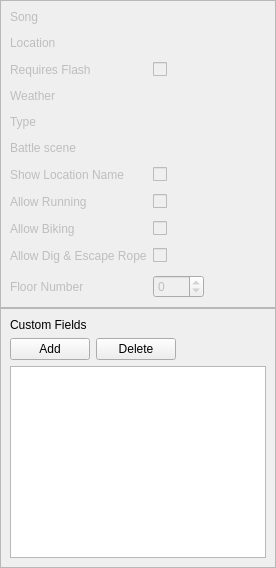
          <widget class="QWidget" name="tab_Attributes">
           <layout class="QVBoxLayout" name="gridLayout_Attributes">
            <property name="spacing">
             <number>0</number>
            </property>
            <property name="leftMargin">
             <number>0</number>
            </property>
            <property name="topMargin">
             <number>0</number>
            </property>
            <property name="rightMargin">
             <number>0</number>
            </property>
            <property name="bottomMargin">
             <number>0</number>
            </property>
            <item>
             <widget class="QFrame" name="frame_3">
              <property name="enabled">
               <bool>false</bool>
              </property>
              <property name="sizePolicy">
               <sizepolicy hsizetype="Preferred" vsizetype="Preferred">
                <horstretch>0</horstretch>
                <verstretch>0</verstretch>
               </sizepolicy>
              </property>
              <property name="frameShape">
               <enum>QFrame::StyledPanel</enum>
              </property>
              <property name="frameShadow">
               <enum>QFrame::Raised</enum>
              </property>
              <layout class="QFormLayout" name="formLayout_2">
               <property name="fieldGrowthPolicy">
                <enum>QFormLayout::FieldsStayAtSizeHint</enum>
               </property>
               <property name="verticalSpacing">
                <number>12</number>
               </property>
               <property name="bottomMargin">
                <number>9</number>
               </property>
               <item row="0" column="0">
                <widget class="QLabel" name="label_3">
                 <property name="text">
                  <string>Song</string>
                 </property>
                </widget>
               </item>
               <item row="0" column="1">
                <widget class="NoScrollComboBox" name="comboBox_Song" native="true">
                 <property name="toolTip">
                  <string>&lt;html&gt;&lt;head/&gt;&lt;body&gt;&lt;p&gt;The default background music for this map.&lt;/p&gt;&lt;/body&gt;&lt;/html&gt;</string>
                 </property>
                 <property name="editable" stdset="0">
                  <bool>true</bool>
                 </property>
                </widget>
               </item>
               <item row="1" column="0">
                <widget class="QLabel" name="label_4">
                 <property name="text">
                  <string>Location</string>
                 </property>
                </widget>
               </item>
               <item row="1" column="1">
                <widget class="NoScrollComboBox" name="comboBox_Location" native="true">
                 <property name="toolTip">
                  <string>&lt;html&gt;&lt;head/&gt;&lt;body&gt;&lt;p&gt;The section of the region map which the map is grouped under. This also determines the name of the map that is display when the player enters it.&lt;/p&gt;&lt;/body&gt;&lt;/html&gt;</string>
                 </property>
                 <property name="editable" stdset="0">
                  <bool>true</bool>
                 </property>
                </widget>
               </item>
               <item row="2" column="0">
                <widget class="QLabel" name="label_5">
                 <property name="text">
                  <string>Requires Flash</string>
                 </property>
                </widget>
               </item>
               <item row="2" column="1">
                <widget class="QCheckBox" name="checkBox_Visibility">
                 <property name="toolTip">
                  <string>&lt;html&gt;&lt;head/&gt;&lt;body&gt;&lt;p&gt;Whether or not the map is dark and requires Flash to illuminate.&lt;/p&gt;&lt;/body&gt;&lt;/html&gt;</string>
                 </property>
                 <property name="text">
                  <string/>
                 </property>
                </widget>
               </item>
               <item row="3" column="0">
                <widget class="QLabel" name="label_6">
                 <property name="text">
                  <string>Weather</string>
                 </property>
                </widget>
               </item>
               <item row="3" column="1">
                <widget class="NoScrollComboBox" name="comboBox_Weather" native="true">
                 <property name="toolTip">
                  <string>&lt;html&gt;&lt;head/&gt;&lt;body&gt;&lt;p&gt;The default weather for this map.&lt;/p&gt;&lt;/body&gt;&lt;/html&gt;</string>
                 </property>
                 <property name="editable" stdset="0">
                  <bool>true</bool>
                 </property>
                </widget>
               </item>
               <item row="4" column="0">
                <widget class="QLabel" name="label_7">
                 <property name="text">
                  <string>Type</string>
                 </property>
                </widget>
               </item>
               <item row="4" column="1">
                <widget class="NoScrollComboBox" name="comboBox_Type" native="true">
                 <property name="toolTip">
                  <string>&lt;html&gt;&lt;head/&gt;&lt;body&gt;&lt;p&gt;The map type is a general attribute, which is used for many different things. For example. it determines whether biking or running is allowed.&lt;/p&gt;&lt;/body&gt;&lt;/html&gt;</string>
                 </property>
                 <property name="editable" stdset="0">
                  <bool>true</bool>
                 </property>
                </widget>
               </item>
               <item row="6" column="0">
                <widget class="QLabel" name="label_9">
                 <property name="text">
                  <string>Battle scene</string>
                 </property>
                </widget>
               </item>
               <item row="6" column="1">
                <widget class="NoScrollComboBox" name="comboBox_BattleScene" native="true">
                 <property name="toolTip">
                  <string>&lt;html&gt;&lt;head/&gt;&lt;body&gt;&lt;p&gt;Determines the type of battle scene graphics to use.&lt;/p&gt;&lt;/body&gt;&lt;/html&gt;</string>
                 </property>
                 <property name="editable" stdset="0">
                  <bool>true</bool>
                 </property>
                </widget>
               </item>
               <item row="7" column="0">
                <widget class="QLabel" name="label_8">
                 <property name="text">
                  <string>Show Location Name</string>
                 </property>
                </widget>
               </item>
               <item row="7" column="1">
                <widget class="QCheckBox" name="checkBox_ShowLocation">
                 <property name="toolTip">
                  <string>&lt;html&gt;&lt;head/&gt;&lt;body&gt;&lt;p&gt;Whether or not to display the location name when the player enters the map.&lt;/p&gt;&lt;/body&gt;&lt;/html&gt;</string>
                 </property>
                 <property name="text">
                  <string/>
                 </property>
                </widget>
               </item>
               <item row="8" column="0">
                <widget class="QLabel" name="label_AllowRunning">
                 <property name="text">
                  <string>Allow Running</string>
                 </property>
                </widget>
               </item>
               <item row="8" column="1">
                <widget class="QCheckBox" name="checkBox_AllowRunning">
                 <property name="toolTip">
                  <string>&lt;html&gt;&lt;head/&gt;&lt;body&gt;&lt;p&gt;Allows the player to use Running Shoes&lt;/p&gt;&lt;/body&gt;&lt;/html&gt;</string>
                 </property>
                 <property name="text">
                  <string/>
                 </property>
                </widget>
               </item>
               <item row="9" column="0">
                <widget class="QLabel" name="label_AllowBiking">
                 <property name="text">
                  <string>Allow Biking</string>
                 </property>
                </widget>
               </item>
               <item row="9" column="1">
                <widget class="QCheckBox" name="checkBox_AllowBiking">
                 <property name="toolTip">
                  <string>&lt;html&gt;&lt;head/&gt;&lt;body&gt;&lt;p&gt;Allows the player to use a Bike&lt;/p&gt;&lt;/body&gt;&lt;/html&gt;</string>
                 </property>
                 <property name="text">
                  <string/>
                 </property>
                </widget>
               </item>
               <item row="10" column="0">
                <widget class="QLabel" name="label_AllowEscapeRope">
                 <property name="text">
                  <string>Allow Dig &amp; Escape Rope</string>
                 </property>
                </widget>
               </item>
               <item row="10" column="1">
                <widget class="QCheckBox" name="checkBox_AllowEscapeRope">
                 <property name="toolTip">
                  <string>&lt;html&gt;&lt;head/&gt;&lt;body&gt;&lt;p&gt;Allows the player to use Dig or Escape Rope&lt;/p&gt;&lt;/body&gt;&lt;/html&gt;</string>
                 </property>
                 <property name="text">
                  <string/>
                 </property>
                </widget>
               </item>
               <item row="11" column="0">
                <widget class="QLabel" name="label_FloorNumber">
                 <property name="text">
                  <string>Floor Number</string>
                 </property>
                </widget>
               </item>
               <item row="11" column="1">
                <widget class="QSpinBox" name="spinBox_FloorNumber">
                 <property name="toolTip">
                  <string>&lt;html&gt;&lt;head/&gt;&lt;body&gt;&lt;p&gt;Floor number to be used for maps with elevators.&lt;/p&gt;&lt;/body&gt;&lt;/html&gt;</string>
                 </property>
                 <property name="minimum">
                  <number>-128</number>
                 </property>
                 <property name="maximum">
                  <number>127</number>
                 </property>
                </widget>
               </item>
              </layout>
             </widget>
            </item>
            <item>
             <widget class="QFrame" name="frame_keyValue">
              <property name="frameShape">
               <enum>QFrame::StyledPanel</enum>
              </property>
              <property name="frameShadow">
               <enum>QFrame::Raised</enum>
              </property>
              <layout class="QVBoxLayout" name="verticalLayout_10">
               <item>
                <widget class="QLabel" name="label_2">
                 <property name="text">
                  <string>Custom Fields</string>
                 </property>
                </widget>
               </item>
               <item>
                <widget class="QFrame" name="frame">
                 <property name="frameShape">
                  <enum>QFrame::NoFrame</enum>
                 </property>
                 <property name="frameShadow">
                  <enum>QFrame::Plain</enum>
                 </property>
                 <layout class="QHBoxLayout" name="horizontalLayout_8">
                  <property name="leftMargin">
                   <number>0</number>
                  </property>
                  <property name="topMargin">
                   <number>0</number>
                  </property>
                  <property name="rightMargin">
                   <number>0</number>
                  </property>
                  <property name="bottomMargin">
                   <number>0</number>
                  </property>
                  <item>
                   <widget class="QPushButton" name="pushButton_AddCustomHeaderField">
                    <property name="text">
                     <string>Add</string>
                    </property>
                   </widget>
                  </item>
                  <item>
                   <widget class="QPushButton" name="pushButton_DeleteCustomHeaderField">
                    <property name="text">
                     <string>Delete</string>
                    </property>
                   </widget>
                  </item>
                  <item>
                   <spacer name="horizontalSpacer_2">
                    <property name="orientation">
                     <enum>Qt::Horizontal</enum>
                    </property>
                    <property name="sizeHint" stdset="0">
                     <size>
                      <width>40</width>
                      <height>20</height>
                     </size>
                    </property>
                   </spacer>
                  </item>
                 </layout>
                </widget>
               </item>
               <item>
                <widget class="QTableWidget" name="tableWidget_CustomHeaderFields">
                 <property name="toolTip">
                  <string>Custom fields will be added to the map.json file for the current map.</string>
                 </property>
                 <attribute name="horizontalHeaderVisible">
                  <bool>false</bool>
                 </attribute>
                 <attribute name="horizontalHeaderCascadingSectionResizes">
                  <bool>false</bool>
                 </attribute>
                 <attribute name="horizontalHeaderHighlightSections">
                  <bool>true</bool>
                 </attribute>
                 <attribute name="horizontalHeaderShowSortIndicator" stdset="0">
                  <bool>false</bool>
                 </attribute>
                 <attribute name="horizontalHeaderStretchLastSection">
                  <bool>true</bool>
                 </attribute>
                 <attribute name="verticalHeaderVisible">
                  <bool>false</bool>
                 </attribute>
                 <column>
                  <property name="text">
                   <string>Key</string>
                  </property>
                 </column>
                 <column>
                  <property name="text">
                   <string>Value</string>
                  </property>
                 </column>
                </widget>
               </item>
              </layout>
             </widget>
            </item>
           </layout>
          </widget>
